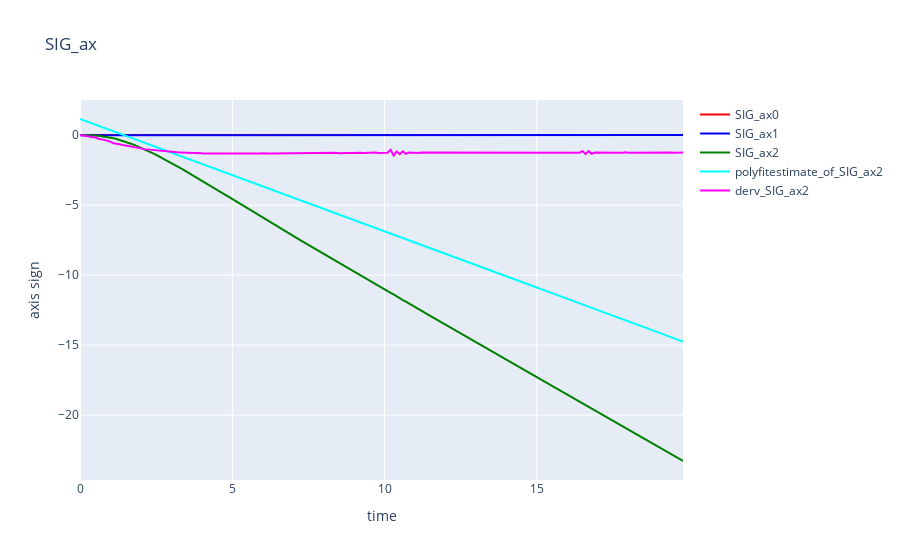

Here is the notebook cell this chart was saved with:
### Code cell
print('condition : ', roll.ss[0], roll.ax[0])

import plotly.graph_objects as go
fig = go.Figure()
config = dict({'scrollZoom': True, 'displayModeBar': True, 'editable': True})

fig.add_trace(go.Scatter(x=roll.time, y=roll.SIG_ax0, name='SIG_ax0', line = dict(color='red', width=2, dash='solid'), showlegend=True))
fig.add_trace(go.Scatter(x=roll.time, y=roll.SIG_ax1, name='SIG_ax1', line = dict(color='blue', width=2, dash='solid'), showlegend=True))
fig.add_trace(go.Scatter(x=roll.time, y=roll.SIG_ax2, name='SIG_ax2', line = dict(color='green', width=2, dash='solid'), showlegend=True))

z = np.polyfit(roll.SIG_ax2, roll.time, 1)
w_MP = z[0]     # a1 (slope), linear parameter
b_MP = z[1]     # a2 (y-intercept), linear parameter
print('w_MP: ', w_MP)

# condition :  -2.0 2.0
# w_MP:  -0.8026449213360011

# Ployfit seems to not be giving a good estimate of the position line
# Recalculate an estimate of roll.SIG_ax2 to ensure the slope is correct, which is
# the rate of stimulus change OR the constant acceleration
yest = w_MP*roll.time + b_MP
fig.add_trace(go.Scatter(x=roll.time, y=yest, name='polyfitestimate_of_SIG_ax2', line = dict(color='cyan', width=2, dash='solid'), showlegend=True))


sys.path.insert(1, 'C:\\Users\\jamilah\\Documents\\Github_analysis_PROJECTS\\Time_series_analysis\\Motor_classification\\Motor_classification')
from subfunctions.numderiv import *

dx = numderiv(roll.SIG_ax2, roll.time)
fig.add_trace(go.Scatter(x=roll.time, y=dx, name='derv_SIG_ax2', line = dict(color='magenta', width=2, dash='solid'), showlegend=True))

fig.update_layout(title='SIG_ax', xaxis_title='time', yaxis_title='axis sign')
fig.show(config=config)

# The mean acceleration should be almost equivalent to the rate of velocity.

# To get the mean acceleration: to report in the paper
mean_acc = np.mean(dx)
print('mean_acc: ', mean_acc)

# mean_acc:  -1.1760998307636301

### Figure 1 — Plotly figure (JSON) as saved in the notebook; plotly's stock layout.template omitted (floating-point values rounded to 4 significant figures; data arrays with more than 128 entries replaced by an {"elided": "..."} marker saying what was removed)
{"data": [{"line": {"color": "red", "dash": "solid", "width": 2}, "name": "SIG_ax0", "showlegend": true, "type": "scatter", "x": {"elided": "199 float values"}, "y": {"elided": "199 float values"}}, {"line": {"color": "blue", "dash": "solid", "width": 2}, "name": "SIG_ax1", "showlegend": true, "type": "scatter", "x": {"elided": "199 float values"}, "y": {"elided": "199 float values"}}, {"line": {"color": "green", "dash": "solid", "width": 2}, "name": "SIG_ax2", "showlegend": true, "type": "scatter", "x": {"elided": "199 float values"}, "y": {"elided": "199 float values"}}, {"line": {"color": "cyan", "dash": "solid", "width": 2}, "name": "polyfitestimate_of_SIG_ax2", "showlegend": true, "type": "scatter", "x": {"elided": "199 float values"}, "y": {"elided": "199 float values"}}, {"line": {"color": "magenta", "dash": "solid", "width": 2}, "name": "derv_SIG_ax2", "showlegend": true, "type": "scatter", "x": {"elided": "199 float values"}, "y": {"elided": "199 float values"}}], "layout": {"title": {"text": "SIG_ax"}, "xaxis": {"title": {"text": "time"}}, "yaxis": {"title": {"text": "axis sign"}}}}
